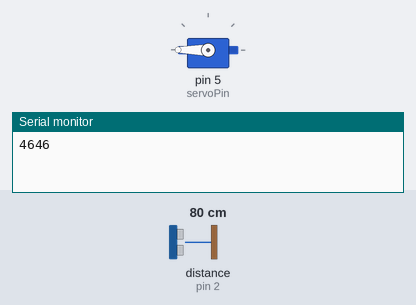
Recording of a sketch running on a simulated Arduino Uno, built with avr-gcc and run on an emulated ATmega328P. Parts: servo, the last lines printed to the serial monitor. Wiring (inferred from the names in the program): ultrasonic range finder: trigger pin 3; echo pin 2. Inputs (shaded band) come from the test bench; at power-on: distance to the obstacle (sensor on pin 2) 80 cm. The echo pulse lasts 58.3 µs per cm.

Above: at 1.4 s.
1.5 s: distance to the obstacle (sensor on pin 2) set to 10 cm
3.0 s: distance to the obstacle (sensor on pin 2) set to 7 cm
At 3.5 s:
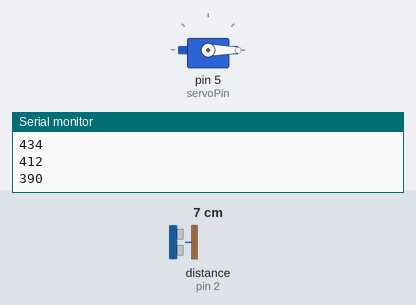
4.5 s: distance to the obstacle (sensor on pin 2) set to 9 cm
At 5.8 s:
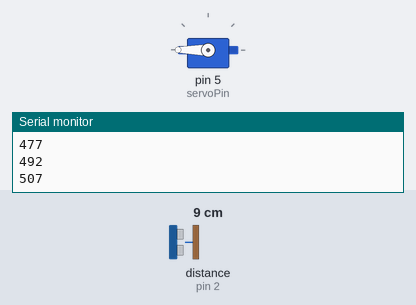
6.1 s: distance to the obstacle (sensor on pin 2) set to 2 cm
At 7.2 s:
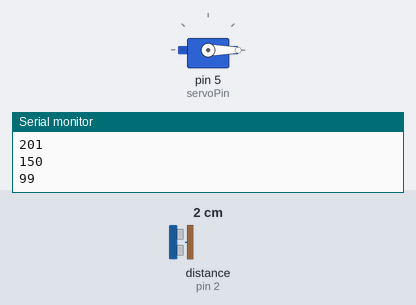
Timing chart, 0 to 8.6 s (numbered marks = the images above; inputs shaded):
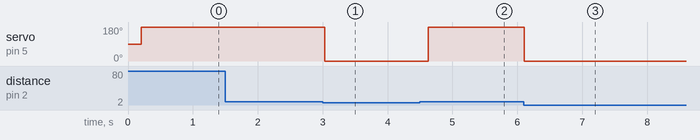

The sketch:

PComp_-_P2_Move_Code.ino
```cpp
/*
 Noah Richards
 P2 Move - Arduino Code
 Bits of code borrowed from these sources:
 - https://create.arduino.cc/editor/wmharris/411cdb7c-3c68-4c38-9162-6686ca95db31/preview
 - https://docs.arduino.cc/learn/electronics/servo-motors

 Required libraries:
 - Servo
 - RunningAverage
 (Both of these should be available under "Manage Libraries")
*/

#include <Servo.h>
#include <RunningAverage.h>

// Make an object that stores 8 floats at a time
// Use addValue to add values to it
// Use this to calculate the average input
RunningAverage average = RunningAverage(8);

Servo myServo; // Create an object for controlling the servo
const int servoPin = 5;

// Define pin numbers used by and for the distance sensor
const int trigPin = 3;
const int echoPin = 2;

// Store the distance and previous distance in two variables
unsigned long oldDist = 0;
unsigned long duration = 0;

// Setup the pins and serial communication
void setup() {
  pinMode(trigPin, OUTPUT);
  pinMode(echoPin, INPUT);
  Serial.begin(9600);
  myServo.attach(servoPin);
  delay(200); // breathe
}

void loop() {
  duration = getSonar();

  // Reduce jitter by getting the average of 10 values
  average.addValue(float(duration));
  duration = average.getAverage();

  // Only print duration if oldDist does not equal it
  if (oldDist != duration) {
    oldDist = duration;
    duration = duration;

    Serial.println(duration);
  }

  // Lift the servo up if the distance check is low enough
  int servoVal = 180;
  if (duration < 500) {
    servoVal = 0;
  }
  myServo.write(servoVal);

  delay(15);
}

/** getSonar: read sonar sensor and return echo duration
 * @return {unsigned long} duration of sonar pulse
 */
unsigned long getSonar() {
  //if (debug) {
    //digitalWrite(debugLed, HIGH);
  //}
  // Clears the trigPin
  digitalWrite(trigPin, LOW);
  delayMicroseconds(2);

  //Read sonar value without getting interrupted
  noInterrupts();

  // Sets the trigPin on HIGH state for 10 micro seconds
  digitalWrite(trigPin, HIGH);
  delayMicroseconds(10);
  digitalWrite(trigPin, LOW);
  // Reads the echoPin, returns the sound wave travel time in microseconds
  unsigned long duration = pulseIn(echoPin, HIGH);

  interrupts(); //okay to interrupt now

  return duration;
}
```

Measured:
- the behaviour switches between 9 and 8 cm on distance to the obstacle (sensor on pin 2) (found by bisection; images 0 and 1)
- after the input at 3.0 s, servo on pin 5 (servoPin): 180° → 0° at once
- after the input at 4.5 s, servo on pin 5 (servoPin): 0° → 180° after 0.13 s
- after the input at 6.1 s, servo on pin 5 (servoPin): 180° → 0° at once
